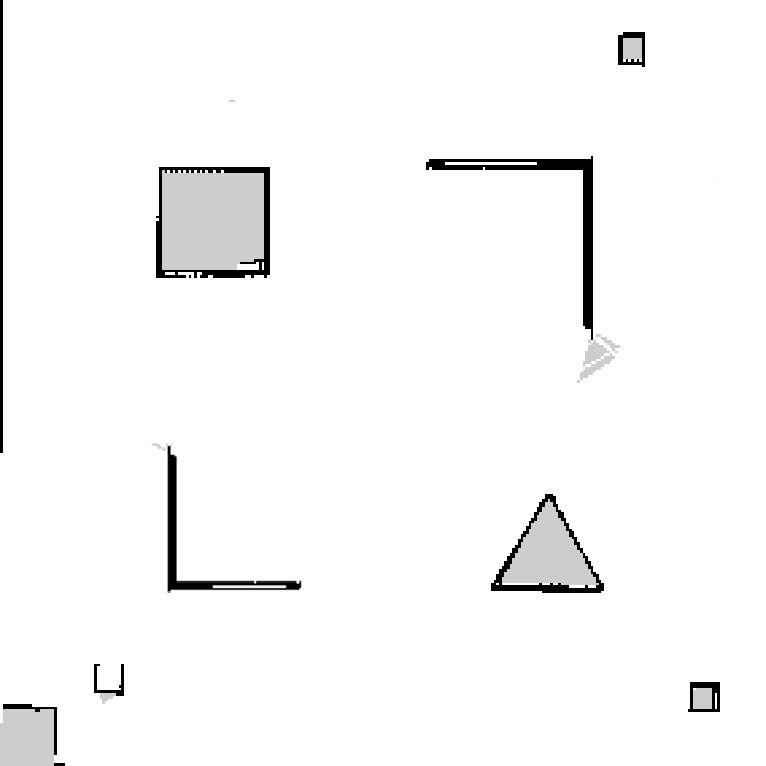
#> input picture catkin_ws/src/multi_robot_scenario/maps/world1.png, 766 x 766 px, found by its file name
$ python plot_sum3_gazebo.py
#> lines starting #> are read from the running program, lines starting #| are printed output that depends on the picture
import os
import cv2
import numpy as np
import matplotlib.pyplot as plt
from math import hypot

# 地图文件路径
file_map = '/home/xzh/xzh/drl-robot-navigation/catkin_ws/src/multi_robot_scenario/maps/world1.png'

# 基础路径
# base_path = '/home/xzh/xzh/madrl-navigation/data_processing/mtd3_test/world1'
base_path = '/home/xzh/xzh/madrl-navigation/data_processing/matd3_test/world1'


# mtd3_sum3指定车辆的轨迹编号
# car_paths = {
#     'Car1': [3,2, 8],  # 绘制 Car1 的第 5 条和第 9 条轨迹
#     'Car2': [7,3, 6],  # 绘制 Car2 的第 2 条和第 4 条轨迹
#     'Car3': [7,2, 3]   # 绘制 Car3 的第 1 条和第 3 条轨迹
# }
car_paths = {
    'Car1': [1,2, 3],  # 绘制 Car1 的第 5 条和第 9 条轨迹
    'Car2': [1,2, 3],  # 绘制 Car2 的第 2 条和第 4 条轨迹
    'Car3': [1,2, 3]   # 绘制 Car3 的第 1 条和第 3 条轨迹
}

# 检查地图文件是否存在
if not os.path.exists(file_map):
    raise FileNotFoundError(f"Map file not found: {file_map}")

# 加载地图并预处理
img = cv2.imread(file_map, cv2.IMREAD_GRAYSCALE)
#> img: shape (766, 766); min 0, max 255, mean 247.1
resolution = 0.05
height, width = img.shape
#> height = 766; width = 766

# 给地图四周添加边界
img[:, [0, -1]] = 0
img[[0, -1], :] = 0
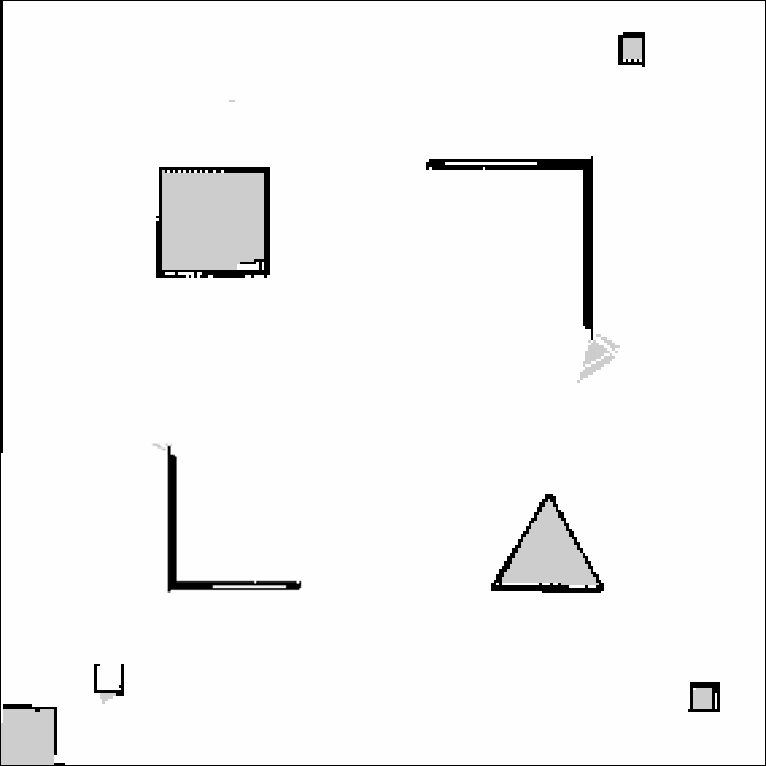
#> img: shape (766, 766); min 0, max 255, mean 246

# 提取障碍物的坐标点
point = [
    [(j - (width - 1) / 2) * resolution, -(i - (height - 1) / 2) * resolution]
    for i in range(height) for j in range(width) if img[i, j] < 127
]
#> point = 14868 pairs, first value -19.12 to 19.12, second value -19.12 to 19.12

# 配置Matplotlib绘图参数
plt.figure(figsize=(10, 10), dpi=80)
plt.rc('xtick', labelsize=20)
plt.rc('ytick', labelsize=20)

# 绘制障碍物散点图
point_array = np.array(point)
#> point_array has the same summary as point
plt.scatter(point_array[:, 0], point_array[:, 1], c='k', s=1)

# 定义每辆车的颜色
car_colors = {
    'Car1': 'red',
    'Car2': 'blue',
    'Car3': 'green'
}

# 绘制每辆车的轨迹
for car, trajectory_ids in car_paths.items():
    car_color = car_colors[car]
    for trajectory_id in trajectory_ids:
        file_path = os.path.join(base_path, f'path_{car.lower()}_{trajectory_id}.txt')
        if not os.path.exists(file_path):
            print(f"Warning: Path file not found - {file_path}")
            continue

        # 加载轨迹文件，跳过标题行
        path = np.loadtxt(file_path, delimiter=',', usecols=(0, 1), skiprows=1)
        if path.shape[0] < 2:
            print(f"Insufficient data in {file_path}. Skipping this trajectory.")
            continue

        # 计算路径长度和平均步长
        total_length = sum(
            hypot(path[i + 1, 0] - path[i, 0], path[i + 1, 1] - path[i, 1])
            for i in range(path.shape[0] - 1)
        )
        average_step_length = total_length / path.shape[0]

        # 打印路径信息
        print(f'{car} Trajectory {trajectory_id} ({file_path}):')
        print(f'  Total length: {total_length:.2f} meters')
        print(f'  Average step length: {average_step_length:.4f} meters\n')

        # 绘制轨迹
        x, y = path[:, 0], path[:, 1]
        plt.plot(x, y, color=car_color, alpha=0.6, linewidth=2)

        # 标记起点和终点
        plt.scatter(x[0], y[0], color=car_color, s=100, marker='o',
                   edgecolors='k')  # 起点
        plt.scatter(x[-1], y[-1], color=car_color, s=100, marker='s',
                   edgecolors='k')  # 终点

# 添加图例（每辆车只需要一个图例）
for car, color in car_colors.items():
    plt.plot([], [], color=color, label=car, linewidth=2)  # 添加一个空线段用于图例

# 添加图例和标签
plt.legend(loc='upper right', fontsize=12)
plt.xlabel('x/m', fontsize=20)
plt.ylabel('y/m', fontsize=20)
plt.title('Trajectories of Selected Cars', fontsize=24)

# 设置坐标轴范围（可选，可根据需要调整）
plt.axis('equal')

# 显示图像
plt.grid(True, linestyle='--', alpha=0.7)
plt.show()
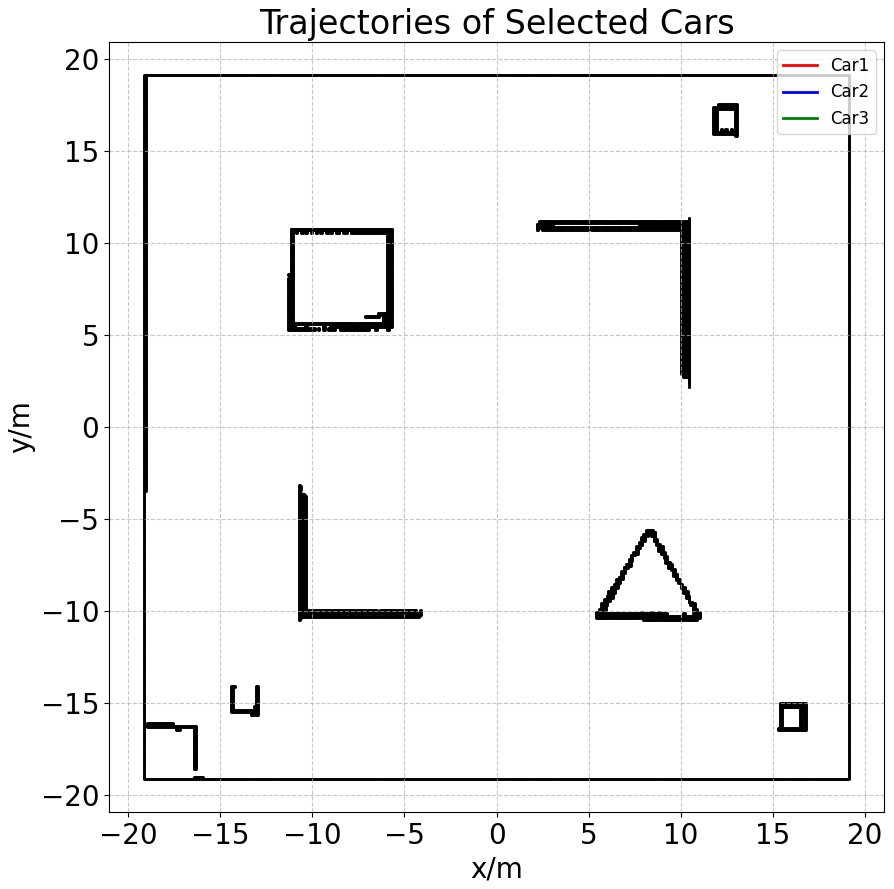
#> figure drawn by matplotlib, 1 panel

$ run again, with catkin_ws/src/multi_robot_scenario/maps/my_map.png copied over catkin_ws/src/multi_robot_scenario/maps/world1.png
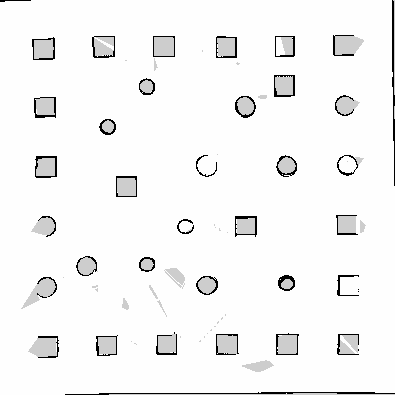
#> input picture catkin_ws/src/multi_robot_scenario/maps/my_map.png, 395 x 395 px, found by its file name
#> img is the input picture: shape (395, 395); min 0, max 254, mean 244.3
#> `img[[0, -1], :] = 0`:
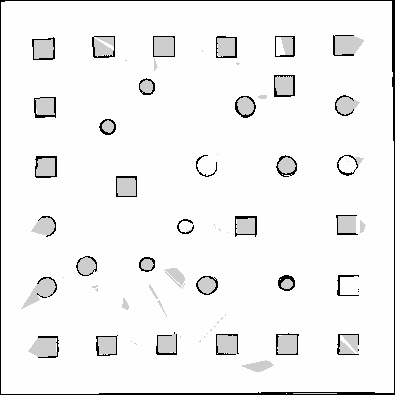
#> img: shape (395, 395); min 0, max 254, mean 242.2
#> point = 5534 pairs, first value -9.85 to 9.85, second value -9.85 to 9.85
#> point_array has the same summary as point
#> `plt.show()`:
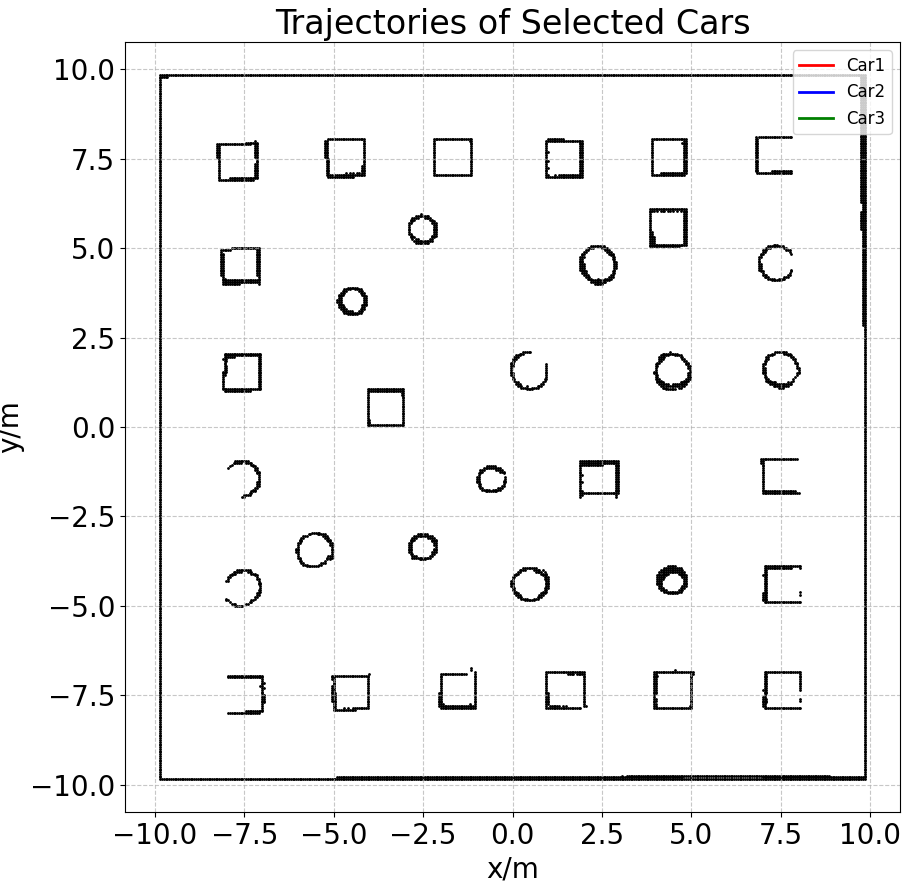
#> figure drawn by matplotlib, 1 panel
